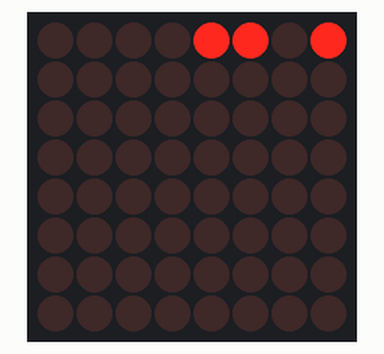
Simulated run of this sketch. Board: Arduino Uno, built with avr-gcc and run on an emulated ATmega328P. Parts: 8×8 LED matrix.

Above: at 2.88 s.
At 7.42 s:
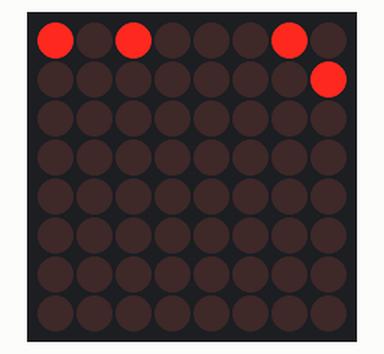
At 11.97 s:
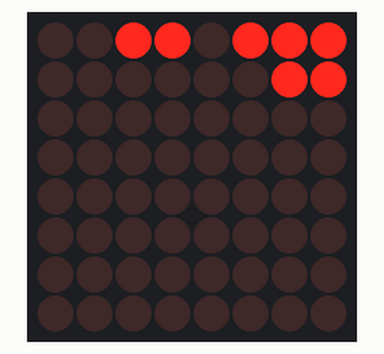
At 21.07 s:
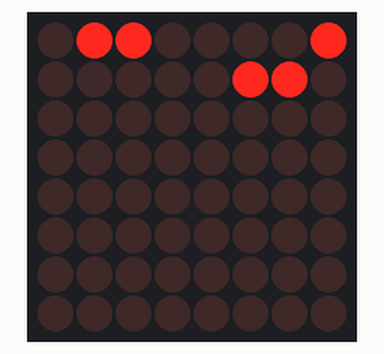
At 30.16 s:
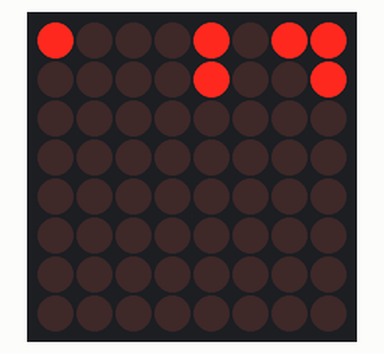
At 39.56 s:
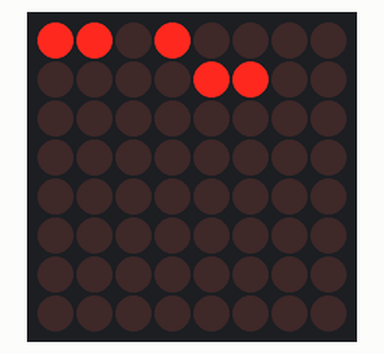

The sketch:

ledmatrix2.ino
```cpp
#include <LedControl.h>

LedControl lc=LedControl(12,11,10,1);
// pin 12 is connected to the MAX7219 pin 1
// pin 11 is connected to the CLK pin 13
// pin 10 is connected to LOAD pin 12
// 1 as we are only using 1 MAX7219

int c[8];

void setup(){
  lc.shutdown(0,false);
  lc.setIntensity(0,8);
  lc.clearDisplay(0);
  for (int i=0; i<8;i++) {
    c[i]=0;
  }
    for (int row=0; row<8; row++)
  {
    for (int col=0; col<8; col++)
    {
      lc.setLed(0,col,row,true);
      lc.setLed(1,col,row,false);
      delay(20);
    }
  }

  for (int row=0; row<8; row++)
  {
    for (int col=0; col<8; col++)
    {
      lc.setLed(0,col,row,false);
      lc.setLed(1,col,row,true);
      delay(20);
    }
  }
}

void loop(){
  c[0]++;
  for (int i=0; i<8; i++){
    lc.setRow(0,i,c[i]);
    if (c[i] > 255){
      c[i] = 0;
      if (i<7) {
        c[i+1]++;
      }
    }
  }
  delay(10);
}
```
